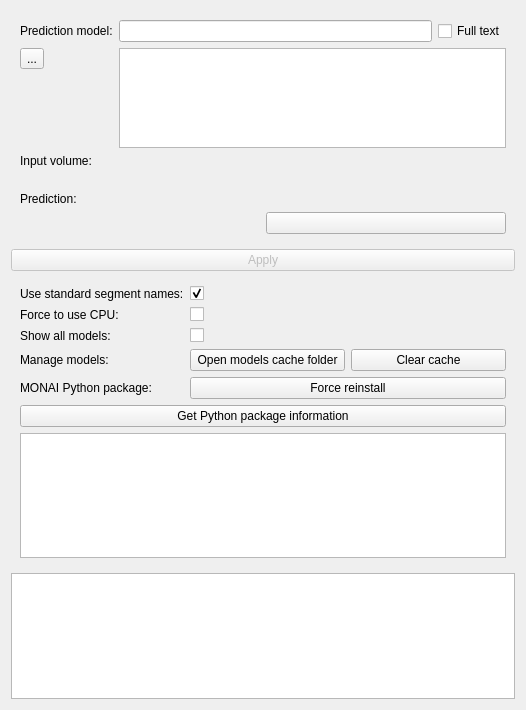
<?xml version="1.0" encoding="UTF-8"?>
<ui version="4.0">
 <class>MONAIAuto3DSeg</class>
 <widget class="qMRMLWidget" name="MONAIAuto3DSeg">
  <property name="geometry">
   <rect>
    <x>0</x>
    <y>0</y>
    <width>526</width>
    <height>710</height>
   </rect>
  </property>
  <layout class="QVBoxLayout" name="verticalLayout">
   <item>
    <widget class="ctkCollapsibleButton" name="inputsCollapsibleButton" native="true">
     <property name="text" stdset="0">
      <string>Inputs</string>
     </property>
     <layout class="QFormLayout" name="formLayout_2">
      <item row="1" column="0">
       <widget class="QLabel" name="label_3">
        <property name="text">
         <string>Prediction model:</string>
        </property>
       </widget>
      </item>
      <item row="1" column="1">
       <layout class="QHBoxLayout" name="horizontalLayout_2">
        <item>
         <widget class="ctkSearchBox" name="modelSearchBox">
          <property name="toolTip">
           <string>List models that contain all the specified words</string>
          </property>
         </widget>
        </item>
        <item>
         <widget class="QCheckBox" name="fullTextSearchCheckBox">
          <property name="toolTip">
           <string>Search in full text of the segmentation model description. Uncheck to search only in the model names.</string>
          </property>
          <property name="text">
           <string>Full text</string>
          </property>
         </widget>
        </item>
       </layout>
      </item>
      <item row="2" column="0">
       <widget class="QToolButton" name="downloadSampleDataToolButton">
        <property name="toolTip">
         <string>Download sample data set for the current segmentation model</string>
        </property>
        <property name="text">
         <string>...</string>
        </property>
       </widget>
      </item>
      <item row="2" column="1">
       <widget class="QListWidget" name="modelComboBox">
        <property name="sizePolicy">
         <sizepolicy hsizetype="Expanding" vsizetype="Fixed">
          <horstretch>0</horstretch>
          <verstretch>0</verstretch>
         </sizepolicy>
        </property>
        <property name="minimumSize">
         <size>
          <width>0</width>
          <height>100</height>
         </size>
        </property>
        <property name="maximumSize">
         <size>
          <width>16777215</width>
          <height>100</height>
         </size>
        </property>
       </widget>
      </item>
      <item row="4" column="0">
       <widget class="QLabel" name="inputNodeLabel0">
        <property name="text">
         <string>Input volume:</string>
        </property>
       </widget>
      </item>
      <item row="4" column="1">
       <widget class="qMRMLNodeComboBox" name="inputNodeSelector0" native="true">
        <property name="toolTip">
         <string/>
        </property>
        <property name="nodeTypes" stdset="0">
         <stringlist>
          <string>vtkMRMLScalarVolumeNode</string>
         </stringlist>
        </property>
        <property name="showChildNodeTypes" stdset="0">
         <bool>false</bool>
        </property>
        <property name="addEnabled" stdset="0">
         <bool>false</bool>
        </property>
        <property name="removeEnabled" stdset="0">
         <bool>false</bool>
        </property>
       </widget>
      </item>
     </layout>
    </widget>
   </item>
   <item>
    <widget class="ctkCollapsibleButton" name="outputsCollapsibleButton" native="true">
     <property name="text" stdset="0">
      <string>Outputs</string>
     </property>
     <layout class="QGridLayout" name="gridLayout">
      <item row="0" column="0">
       <widget class="QLabel" name="label_5">
        <property name="text">
         <string>Prediction:</string>
        </property>
       </widget>
      </item>
      <item row="0" column="1">
       <widget class="qMRMLNodeComboBox" name="outputSegmentationSelector" native="true">
        <property name="toolTip">
         <string>This will store the segmentation result.</string>
        </property>
        <property name="nodeTypes" stdset="0">
         <stringlist>
          <string>vtkMRMLSegmentationNode</string>
         </stringlist>
        </property>
        <property name="showChildNodeTypes" stdset="0">
         <bool>false</bool>
        </property>
        <property name="baseName" stdset="0">
         <string>Brain</string>
        </property>
        <property name="noneEnabled" stdset="0">
         <bool>true</bool>
        </property>
        <property name="addEnabled" stdset="0">
         <bool>true</bool>
        </property>
        <property name="removeEnabled" stdset="0">
         <bool>true</bool>
        </property>
        <property name="editEnabled" stdset="0">
         <bool>true</bool>
        </property>
        <property name="renameEnabled" stdset="0">
         <bool>true</bool>
        </property>
        <property name="noneDisplay" stdset="0">
         <string>Create new segmentation on Apply</string>
        </property>
       </widget>
      </item>
      <item row="1" column="1">
       <widget class="qMRMLSegmentationShow3DButton" name="segmentationShow3DButton"/>
      </item>
     </layout>
    </widget>
   </item>
   <item>
    <widget class="QPushButton" name="applyButton">
     <property name="enabled">
      <bool>false</bool>
     </property>
     <property name="toolTip">
      <string>Start segmentation.</string>
     </property>
     <property name="text">
      <string>Apply</string>
     </property>
     <property name="default">
      <bool>true</bool>
     </property>
    </widget>
   </item>
   <item>
    <widget class="ctkCollapsibleButton" name="advancedCollapsibleButton" native="true">
     <property name="text" stdset="0">
      <string>Advanced</string>
     </property>
     <property name="collapsed" stdset="0">
      <bool>true</bool>
     </property>
     <layout class="QFormLayout" name="formLayout_3">
      <item row="0" column="0">
       <widget class="QLabel" name="label_7">
        <property name="text">
         <string>Use standard segment names:</string>
        </property>
       </widget>
      </item>
      <item row="0" column="1">
       <widget class="QCheckBox" name="useStandardSegmentNamesCheckBox">
        <property name="toolTip">
         <string>If enabled (default) then segment names are obtained from Slicer standard terminology files. If disabled then internal identifiers are used as segment names.</string>
        </property>
        <property name="text">
         <string/>
        </property>
        <property name="checked">
         <bool>true</bool>
        </property>
       </widget>
      </item>
      <item row="1" column="0">
       <widget class="QLabel" name="label_2">
        <property name="text">
         <string>Force to use CPU: </string>
        </property>
       </widget>
      </item>
      <item row="1" column="1">
       <widget class="QCheckBox" name="cpuCheckBox">
        <property name="toolTip">
         <string>Use CPU, even if GPU is available. Useful if the GPU does not have enough memory.</string>
        </property>
        <property name="text">
         <string/>
        </property>
       </widget>
      </item>
      <item row="4" column="0">
       <widget class="QLabel" name="label_8">
        <property name="text">
         <string>MONAI Python package:</string>
        </property>
       </widget>
      </item>
      <item row="4" column="1">
       <widget class="QPushButton" name="packageUpgradeButton">
        <property name="toolTip">
         <string>Force upgrade of MONAI Python package to the version required by this module.</string>
        </property>
        <property name="text">
         <string>Force reinstall</string>
        </property>
       </widget>
      </item>
      <item row="5" column="0" colspan="2">
       <widget class="QPushButton" name="packageInfoUpdateButton">
        <property name="toolTip">
         <string>Get information on the installed MONAI Python package</string>
        </property>
        <property name="text">
         <string>Get Python package information</string>
        </property>
       </widget>
      </item>
      <item row="6" column="0" colspan="2">
       <widget class="ctkFittedTextBrowser" name="packageInfoTextBrowser">
        <property name="collapsed" stdset="0">
         <bool>false</bool>
        </property>
        <property name="showDetailsText" stdset="0">
         <string/>
        </property>
        <property name="hideDetailsText" stdset="0">
         <string/>
        </property>
       </widget>
      </item>
      <item row="2" column="0">
       <widget class="QLabel" name="label_4">
        <property name="text">
         <string>Show all models:</string>
        </property>
       </widget>
      </item>
      <item row="2" column="1">
       <widget class="QCheckBox" name="showAllModelsCheckBox">
        <property name="toolTip">
         <string>Show all models in &quot;Segmentation model&quot; list, including old versions.</string>
        </property>
        <property name="text">
         <string/>
        </property>
       </widget>
      </item>
      <item row="3" column="0">
       <widget class="QLabel" name="label_6">
        <property name="text">
         <string>Manage models:</string>
        </property>
       </widget>
      </item>
      <item row="3" column="1">
       <layout class="QHBoxLayout" name="horizontalLayout">
        <item>
         <widget class="QPushButton" name="browseToModelsFolderButton">
          <property name="toolTip">
           <string>Open the folder that contains all downloaded files for models.</string>
          </property>
          <property name="text">
           <string>Open models cache folder</string>
          </property>
         </widget>
        </item>
        <item>
         <widget class="QPushButton" name="deleteAllModelsButton">
          <property name="toolTip">
           <string>Delete all downloaded files for all models. The files will be automatically downloaded again as needed.</string>
          </property>
          <property name="text">
           <string>Clear cache</string>
          </property>
         </widget>
        </item>
       </layout>
      </item>
     </layout>
    </widget>
   </item>
   <item>
    <widget class="QPlainTextEdit" name="statusLabel">
     <property name="lineWrapMode">
      <enum>QPlainTextEdit::NoWrap</enum>
     </property>
     <property name="readOnly">
      <bool>true</bool>
     </property>
     <property name="textInteractionFlags">
      <set>Qt::TextSelectableByMouse</set>
     </property>
    </widget>
   </item>
  </layout>
 </widget>
 <customwidgets>
  <customwidget>
   <class>ctkCollapsibleButton</class>
   <extends>QWidget</extends>
   <header>ctkCollapsibleButton.h</header>
   <container>1</container>
  </customwidget>
  <customwidget>
   <class>ctkFittedTextBrowser</class>
   <extends>QTextBrowser</extends>
   <header>ctkFittedTextBrowser.h</header>
  </customwidget>
  <customwidget>
   <class>ctkMenuButton</class>
   <extends>QPushButton</extends>
   <header>ctkMenuButton.h</header>
  </customwidget>
  <customwidget>
   <class>ctkSearchBox</class>
   <extends>QLineEdit</extends>
   <header>ctkSearchBox.h</header>
  </customwidget>
  <customwidget>
   <class>qMRMLNodeComboBox</class>
   <extends>QWidget</extends>
   <header>qMRMLNodeComboBox.h</header>
  </customwidget>
  <customwidget>
   <class>qMRMLWidget</class>
   <extends>QWidget</extends>
   <header>qMRMLWidget.h</header>
   <container>1</container>
  </customwidget>
  <customwidget>
   <class>qMRMLSegmentationShow3DButton</class>
   <extends>ctkMenuButton</extends>
   <header>qMRMLSegmentationShow3DButton.h</header>
  </customwidget>
 </customwidgets>
 <resources/>
 <connections>
  <connection>
   <sender>MONAIAuto3DSeg</sender>
   <signal>mrmlSceneChanged(vtkMRMLScene*)</signal>
   <receiver>inputNodeSelector0</receiver>
   <slot>setMRMLScene(vtkMRMLScene*)</slot>
   <hints>
    <hint type="sourcelabel">
     <x>122</x>
     <y>132</y>
    </hint>
    <hint type="destinationlabel">
     <x>388</x>
     <y>87</y>
    </hint>
   </hints>
  </connection>
  <connection>
   <sender>MONAIAuto3DSeg</sender>
   <signal>mrmlSceneChanged(vtkMRMLScene*)</signal>
   <receiver>outputSegmentationSelector</receiver>
   <slot>setMRMLScene(vtkMRMLScene*)</slot>
   <hints>
    <hint type="sourcelabel">
     <x>161</x>
     <y>8</y>
    </hint>
    <hint type="destinationlabel">
     <x>355</x>
     <y>233</y>
    </hint>
   </hints>
  </connection>
 </connections>
</ui>
